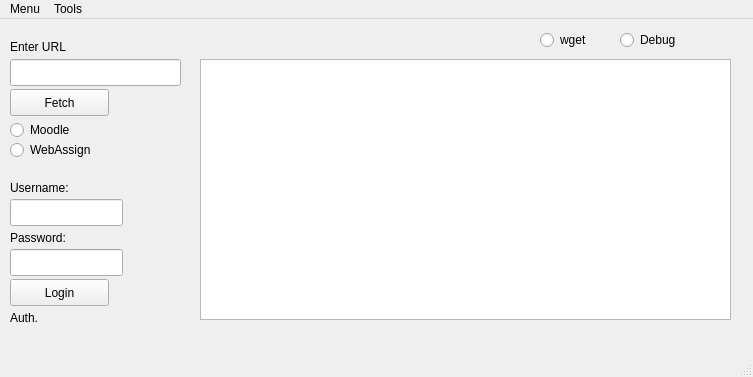
<?xml version="1.0" encoding="UTF-8"?>
<ui version="4.0">
 <class>MainWindow</class>
 <widget class="QMainWindow" name="MainWindow">
  <property name="geometry">
   <rect>
    <x>0</x>
    <y>0</y>
    <width>753</width>
    <height>377</height>
   </rect>
  </property>
  <property name="windowTitle">
   <string>ULTRON Build v.001</string>
  </property>
  <widget class="QWidget" name="centralWidget">
   <widget class="QPushButton" name="pushButton">
    <property name="geometry">
     <rect>
      <x>10</x>
      <y>70</y>
      <width>99</width>
      <height>27</height>
     </rect>
    </property>
    <property name="sizePolicy">
     <sizepolicy hsizetype="Fixed" vsizetype="Minimum">
      <horstretch>0</horstretch>
      <verstretch>0</verstretch>
     </sizepolicy>
    </property>
    <property name="text">
     <string>Fetch</string>
    </property>
   </widget>
   <widget class="QLabel" name="label">
    <property name="geometry">
     <rect>
      <x>220</x>
      <y>20</y>
      <width>67</width>
      <height>21</height>
     </rect>
    </property>
    <property name="sizePolicy">
     <sizepolicy hsizetype="Fixed" vsizetype="Minimum">
      <horstretch>0</horstretch>
      <verstretch>0</verstretch>
     </sizepolicy>
    </property>
    <property name="text">
     <string/>
    </property>
   </widget>
   <widget class="QLineEdit" name="lineEdit">
    <property name="geometry">
     <rect>
      <x>10</x>
      <y>40</y>
      <width>171</width>
      <height>27</height>
     </rect>
    </property>
    <property name="sizePolicy">
     <sizepolicy hsizetype="Fixed" vsizetype="Minimum">
      <horstretch>0</horstretch>
      <verstretch>0</verstretch>
     </sizepolicy>
    </property>
    <property name="text">
     <string/>
    </property>
   </widget>
   <widget class="QLabel" name="label_2">
    <property name="geometry">
     <rect>
      <x>10</x>
      <y>20</y>
      <width>141</width>
      <height>16</height>
     </rect>
    </property>
    <property name="sizePolicy">
     <sizepolicy hsizetype="Fixed" vsizetype="Minimum">
      <horstretch>0</horstretch>
      <verstretch>0</verstretch>
     </sizepolicy>
    </property>
    <property name="text">
     <string>Enter URL</string>
    </property>
   </widget>
   <widget class="QTextBrowser" name="display">
    <property name="geometry">
     <rect>
      <x>200</x>
      <y>40</y>
      <width>531</width>
      <height>261</height>
     </rect>
    </property>
    <property name="sizePolicy">
     <sizepolicy hsizetype="Fixed" vsizetype="Minimum">
      <horstretch>0</horstretch>
      <verstretch>0</verstretch>
     </sizepolicy>
    </property>
   </widget>
   <widget class="QRadioButton" name="radioButton">
    <property name="geometry">
     <rect>
      <x>10</x>
      <y>100</y>
      <width>117</width>
      <height>22</height>
     </rect>
    </property>
    <property name="sizePolicy">
     <sizepolicy hsizetype="Fixed" vsizetype="Minimum">
      <horstretch>0</horstretch>
      <verstretch>0</verstretch>
     </sizepolicy>
    </property>
    <property name="text">
     <string>Moodle</string>
    </property>
    <property name="autoExclusive">
     <bool>true</bool>
    </property>
    <attribute name="buttonGroup">
     <string notr="true">buttonGroup_2</string>
    </attribute>
   </widget>
   <widget class="QRadioButton" name="radioButton_2">
    <property name="geometry">
     <rect>
      <x>10</x>
      <y>120</y>
      <width>117</width>
      <height>22</height>
     </rect>
    </property>
    <property name="sizePolicy">
     <sizepolicy hsizetype="Fixed" vsizetype="Minimum">
      <horstretch>0</horstretch>
      <verstretch>0</verstretch>
     </sizepolicy>
    </property>
    <property name="text">
     <string>WebAssign</string>
    </property>
    <property name="autoExclusive">
     <bool>true</bool>
    </property>
    <attribute name="buttonGroup">
     <string notr="true">buttonGroup_2</string>
    </attribute>
   </widget>
   <widget class="QLineEdit" name="lineEdit_2">
    <property name="geometry">
     <rect>
      <x>10</x>
      <y>180</y>
      <width>113</width>
      <height>27</height>
     </rect>
    </property>
    <property name="sizePolicy">
     <sizepolicy hsizetype="Fixed" vsizetype="Minimum">
      <horstretch>0</horstretch>
      <verstretch>0</verstretch>
     </sizepolicy>
    </property>
   </widget>
   <widget class="QLineEdit" name="lineEdit_3">
    <property name="geometry">
     <rect>
      <x>10</x>
      <y>230</y>
      <width>113</width>
      <height>27</height>
     </rect>
    </property>
    <property name="sizePolicy">
     <sizepolicy hsizetype="Fixed" vsizetype="Minimum">
      <horstretch>0</horstretch>
      <verstretch>0</verstretch>
     </sizepolicy>
    </property>
   </widget>
   <widget class="QLabel" name="label_3">
    <property name="geometry">
     <rect>
      <x>10</x>
      <y>160</y>
      <width>91</width>
      <height>17</height>
     </rect>
    </property>
    <property name="sizePolicy">
     <sizepolicy hsizetype="Fixed" vsizetype="Minimum">
      <horstretch>0</horstretch>
      <verstretch>0</verstretch>
     </sizepolicy>
    </property>
    <property name="text">
     <string>Username:</string>
    </property>
   </widget>
   <widget class="QLabel" name="label_4">
    <property name="geometry">
     <rect>
      <x>10</x>
      <y>210</y>
      <width>67</width>
      <height>17</height>
     </rect>
    </property>
    <property name="sizePolicy">
     <sizepolicy hsizetype="Fixed" vsizetype="Minimum">
      <horstretch>0</horstretch>
      <verstretch>0</verstretch>
     </sizepolicy>
    </property>
    <property name="text">
     <string>Password:</string>
    </property>
   </widget>
   <widget class="QPushButton" name="login">
    <property name="geometry">
     <rect>
      <x>10</x>
      <y>260</y>
      <width>99</width>
      <height>27</height>
     </rect>
    </property>
    <property name="sizePolicy">
     <sizepolicy hsizetype="Fixed" vsizetype="Minimum">
      <horstretch>0</horstretch>
      <verstretch>0</verstretch>
     </sizepolicy>
    </property>
    <property name="text">
     <string>Login</string>
    </property>
   </widget>
   <widget class="QRadioButton" name="radioButton_3">
    <property name="geometry">
     <rect>
      <x>620</x>
      <y>10</y>
      <width>117</width>
      <height>22</height>
     </rect>
    </property>
    <property name="sizePolicy">
     <sizepolicy hsizetype="Fixed" vsizetype="Minimum">
      <horstretch>0</horstretch>
      <verstretch>0</verstretch>
     </sizepolicy>
    </property>
    <property name="text">
     <string>Debug</string>
    </property>
    <property name="checkable">
     <bool>true</bool>
    </property>
    <property name="autoExclusive">
     <bool>false</bool>
    </property>
   </widget>
   <widget class="QLabel" name="label_5">
    <property name="geometry">
     <rect>
      <x>10</x>
      <y>290</y>
      <width>181</width>
      <height>17</height>
     </rect>
    </property>
    <property name="sizePolicy">
     <sizepolicy hsizetype="Fixed" vsizetype="Minimum">
      <horstretch>0</horstretch>
      <verstretch>0</verstretch>
     </sizepolicy>
    </property>
    <property name="text">
     <string>Auth.</string>
    </property>
   </widget>
   <widget class="QRadioButton" name="radioButton_4">
    <property name="geometry">
     <rect>
      <x>540</x>
      <y>10</y>
      <width>71</width>
      <height>22</height>
     </rect>
    </property>
    <property name="sizePolicy">
     <sizepolicy hsizetype="Fixed" vsizetype="Minimum">
      <horstretch>0</horstretch>
      <verstretch>0</verstretch>
     </sizepolicy>
    </property>
    <property name="text">
     <string>wget</string>
    </property>
    <property name="checkable">
     <bool>true</bool>
    </property>
    <property name="autoExclusive">
     <bool>false</bool>
    </property>
   </widget>
  </widget>
  <widget class="QStatusBar" name="statusBar"/>
  <widget class="QMenuBar" name="menuBar">
   <property name="geometry">
    <rect>
     <x>0</x>
     <y>0</y>
     <width>753</width>
     <height>25</height>
    </rect>
   </property>
   <property name="defaultUp">
    <bool>false</bool>
   </property>
   <property name="nativeMenuBar">
    <bool>false</bool>
   </property>
   <widget class="QMenu" name="menuMenu">
    <property name="title">
     <string>Menu</string>
    </property>
   </widget>
   <widget class="QMenu" name="menuTools">
    <property name="title">
     <string>Tools</string>
    </property>
    <addaction name="actionPhrack"/>
   </widget>
   <addaction name="menuMenu"/>
   <addaction name="menuTools"/>
  </widget>
  <action name="actionPhrack">
   <property name="text">
    <string>Phrack</string>
   </property>
  </action>
 </widget>
 <layoutdefault spacing="6" margin="11"/>
 <resources/>
 <connections/>
 <buttongroups>
  <buttongroup name="buttonGroup_2"/>
 </buttongroups>
</ui>
